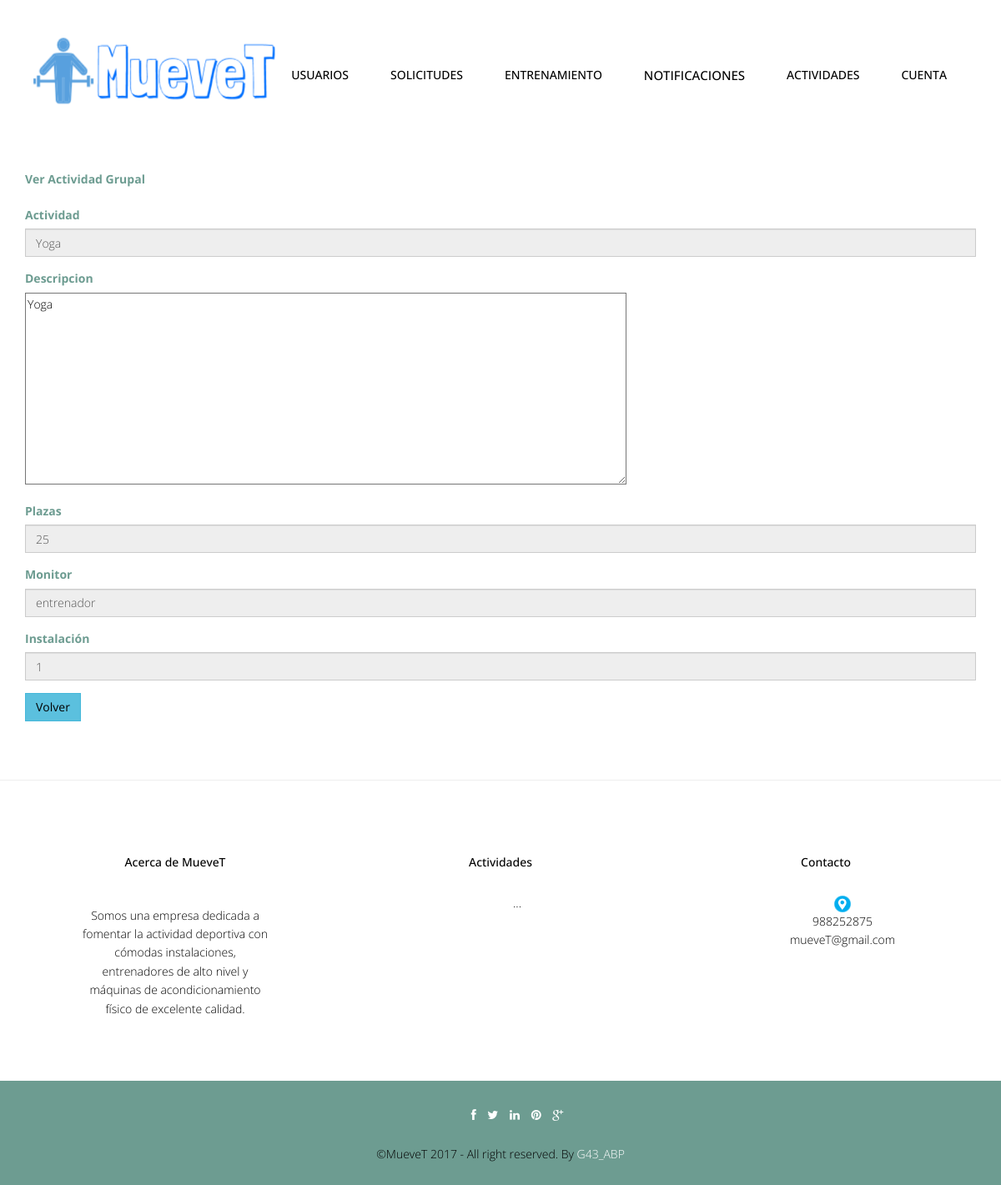
The app's page /abp/Controllers/ACTIVIDAD_GRUPAL_Controller.php?idActividadGrupal=1&accion=Ver (signed in), older data.
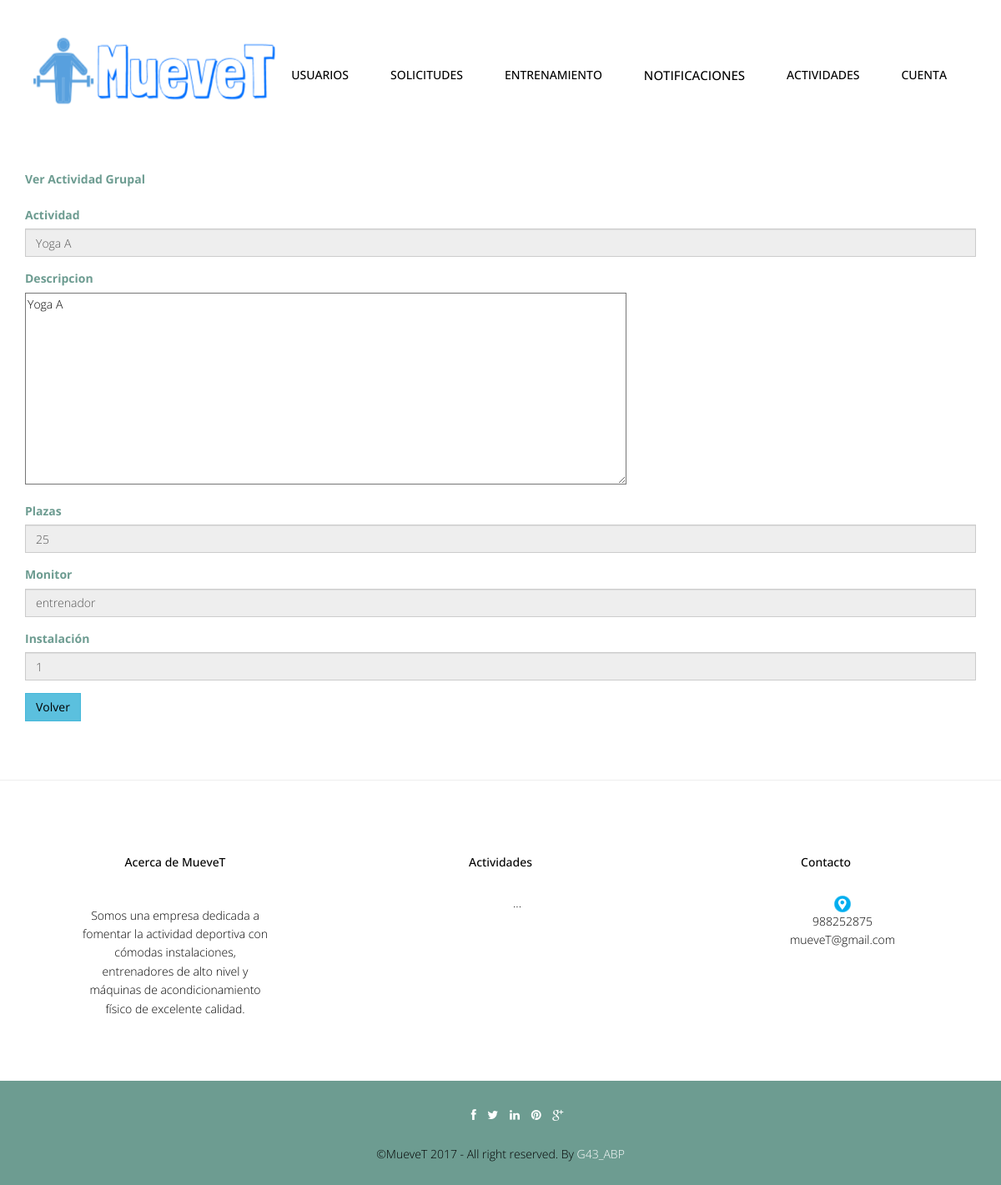
The same page, newer data.
### tables this page shows
CREATE TABLE IF NOT EXISTS `actividadgrupal` (
  `idActividadGrupal` int(10) NOT NULL,
  `nombreActividadGrupal` varchar(80) NOT NULL,
  `descripcionActividadGrupal` text,
  `numPlazasActividadGrupal` int(10) NOT NULL,
  `diaActividadGrupal` varchar(20) NOT NULL,
  `horaInicioActividadGrupal` time NOT NULL,
  `horaFinActividadGrupal` time NOT NULL,
  `fechaInicioActividadGrupal` date NOT NULL,
  `fechaFinActividadGrupal` date NOT NULL,
  `username` varchar(20) NOT NULL,
  `idInstalacion` int(10) NOT NULL
);

### abp/Models/ACTIVIDAD_GRUPAL_Model.php (called while the page is built, shortened)
<?php
include '../Functions/LibraryFunctions.php';
class ACTIVIDAD_GRUPAL_Model {
    var $idActividadGrupal;
    var $mysqli;
    function __construct($idActividadGrupal, $nombreActividadGrupal, $descripcionActividadGrupal, $numPlazasActividadGrupal, $diaActividadGrupal, $horaInicioActividadGrupal, $horaFinActividadGrupal, $fechaInicioActividadGrupal, $fechaFinActividadGrupal, $username, $idInstalacion) {
        $this->idActividadGrupal = $idActividadGrupal;
    }
    function ConectarBD() {
        $this->mysqli = new mysqli("localhost", "root", "", "muevet");
    }
    function RellenaDatos() {
        $sql = "SELECT * FROM actividadgrupal WHERE actividadgrupal.idActividadGrupal = '" . $this->idActividadGrupal . "'";
        if (!($resultado = $this->mysqli->query($sql))) {
            return 'Error en la consulta sobre la base de datos';
        } else {
            $result = $resultado->fetch_array();
            return $result;
        }
    }
}
?>

### abp/Views/ACTIVIDAD_GRUPAL_SHOW_Vista.php (the view, shortened to what this page needs)
<?php
class ACTIVIDAD_GRUPAL_VerDetalle {
    private $valores;
    private $volver;
    function __construct($valores, $volver) {
		$this->valores = $valores;
		$this->volver = $volver;
        $this->render();
    }
    function render() {
        ?>
        <div class="container" >
            <form  id="form" name="form" action='<?php $this->volver; ?>'  method='post'   enctype="multipart/form-data">
                <div class="form-group" >
                    <label class="control-label" ><?php echo $strings['Ver Actividad Grupal']; ?></label><br>
                </div>
                <div class="form-group">
                    <label class="control-label" ><?php echo $strings['nombreActividadGrupal']; ?></label><br>
                    <input class="form-control" id="nombreActividadGrupal" name="nombreActividadGrupal" size="40" type="text" readonly="true" value="<?php echo $this->valores['nombreActividadGrupal']; ?>">
                </div>
                <div class="form-group">
                    <label class="control-label" ><?php echo $strings['descripcionActividadGrupal']; ?></label><br>
                    <textarea name="descripcionActividadGrupal" rows="10" cols="100" readonly="true"><?php echo $this->valores['nombreActividadGrupal']; ?></textarea>
                </div>
                <div class="form-group">
                    <label class="control-label" ><?php echo $strings['numPlazasActividadGrupal']; ?></label><br>
                    <input class="form-control" id="numPlazasActividadGrupal" name="numPlazasActividadGrupal" size="10" type="int" readonly="true" value="<?php echo $this->valores['numPlazasActividadGrupal']; ?>">
                </div>
                <div class="form-group">
                    <label class="control-label" ><?php echo $strings['username']; ?></label><br>
                    <input class="form-control" id="username" name="username" size="25" type="text" readonly="true" value="<?php echo $this->valores['username']; ?>">
                </div>
                <div class="form-group">
                    <label class="control-label" ><?php echo $strings['idInstalacion']; ?></label><br>
                    <input class="form-control" id="idInstalacion" name="idInstalacion" size="10" type="int" readonly="true" value="<?php echo $this->valores['idInstalacion']; ?>">
                </div>
				<button type="button" class="btn btn-info"><a href='ACTIVIDAD_GRUPAL_Controller.php'>Volver</a></button>
            </form>
        </div>
        <?php
        include '../Views/footer.php';
    }
}
?>

### abp/Views/header.php (shortened to what this page needs)
<!DOCTYPE html>
<html lang="en">
    <head>
        <link href="../css/bootstrap.min.css" rel="stylesheet">
        <link href="../css/responsive-slider.css" rel="stylesheet">
        <link rel="stylesheet" href="../css/animate.css">
        <link rel="stylesheet" href="../css/font-awesome.min.css">
        <link href="../css/style.css" rel="stylesheet">
    </head>
    <body>
        <header>
            <div class="container">
                <div class="row">
                    <nav class="navbar navbar-default" role="navigation">
                        <div class="container-fluid">
                            <div class="navbar-header">
                                <div class="navbar-brand">
                                    <br><a href="../index.php"><img src="../img/logo.png" width="290" height="80"></a>
                                </div>
                            </div>
                            <div class="menu">
                                <ul class="nav nav-tabs" role="tablist">
                                    <?php
                                    showNavbar();
                                    ?>
                                </ul>
                            </div>
                        </div>
                    </nav>
                </div>
            </div>
        </header>

### abp/Functions/LibraryFunctions.php (shortened to what this page needs)
<?php
function ConsultarTipoUsuarioLogin() {
    $mysqli = new mysqli("localhost", "root", "", "muevet");
    $sql = "SELECT tipoUsuario FROM USUARIO WHERE USUARIO.userName='" . $_SESSION['login'] . "'";
    $result = $mysqli->query($sql)->fetch_array();
    return $result['tipoUsuario'];
}
function añadirFuncionalidades($NOM) {
    $mysqli = new mysqli("localhost", "root", "", "muevet");
    $rol = "SELECT tipoUsuario FROM USUARIO  WHERE userName='" . $NOM['login'] . "'";
    $sql = "SELECT DISTINCT categoriaFuncionalidad FROM FUNCIONALIDAD, FUNCIONALIDAD_ROL WHERE FUNCIONALIDAD_ROL.idFuncionalidad = FUNCIONALIDAD.idFuncionalidad AND FUNCIONALIDAD_ROL.idRol=(" . $rol . ")";
    if (!($resultado = $mysqli->query($sql))) {
        echo 'Error en la consulta sobre la base de datos';
    } else {
        while ($fila = $resultado->fetch_array()) {
            $funcionalidad = $fila['categoriaFuncionalidad'];
            switch ($funcionalidad) {
                case "Gestion Entrenadores":
                    if (ConsultarTipoUsuarioLogin() != 3) {
                        ?>
                        <li class="nav-item dropdown">
                            <a class="nav-link dropdown-toggle" href="" id="navbarDropdownMenuLink" data-toggle="dropdown" aria-haspopup="true" aria-expanded="false" ><?php echo $strings['Gestión de Usuarios'] ?> </a>
                    </li>
                    <?php }
                    break;
                case "Gestion Actividad Grupal":
                    ?>
                    <li class="nav-item dropdown">
                        <a class="nav-link dropdown-toggle" href="" id="navbarDropdownMenuLink" data-toggle="dropdown" aria-haspopup="true" aria-expanded="false"><?php echo $strings['Gestión de Actividades'] ?> </a>
                    </li>
                    <?php
                    break;
                case "Gestion Ejercicios":
                    ?>
                    <li class="nav-item dropdown">
                        <a class="nav-link dropdown-toggle" href="" id="navbarDropdownMenuLink" data-toggle="dropdown" aria-haspopup="true" aria-expanded="false" ><?php echo $strings['Entrenamiento'] ?> </a>
                    </li>
                    <?php
                    break;
                case "Gestion Notificaciones":
                    ?><li><a style="font-size:15px;" href='../Controllers/NOTIFICACION_Controller.php'><?php echo $strings['Gestión de notificaciones']; ?></a></li> <?php
                    break;
                case "Gestion Inscripciones":
                    ?><li class="nav-item dropdown">
                        <a class="nav-link dropdown-toggle" href="" id="navbarDropdownMenuLink" data-toggle="dropdown" aria-haspopup="true" aria-expanded="false"><?php echo $strings['Gestión de Inscripciones'] ?> </a>
                    </li>
                    <?php
                    break;
                default:
                    break;
            }
        }
    }
}
function showNavbar() {
    if (!isset($_SESSION)) {
        echo '<br><br><li role="presentation" class="active"><a href="../Functions/Conectar.php" class="m1">Iniciar Sesion</a></li>';
        echo '<li role="presentation"><a href="" class="m1">Sobre Nosotros</a></li>';
        echo '<li role="presentation"><a href="" class="m1">Contacto</a></li>';
    } else {
        añadirFuncionalidades($_SESSION);
        ?>
        <li class="nav-item dropdown">
            <a class="nav-link dropdown-toggle" href="" id="navbarDropdownMenuLink" data-toggle="dropdown" aria-haspopup="true" aria-expanded="false">
        <?php echo $strings['Cuenta'] ?>
            </a>
        </li>
        <?php
    }
}
?>

### abp/Controllers/ACTIVIDAD_GRUPAL_Controller.php (shortened to what this page needs)
<?php
include '../Models/ACTIVIDAD_GRUPAL_Model.php';
include '../Views/header.php';
Switch ($_REQUEST['accion']) {
    case $strings['Ver']:
        if (isset($_REQUEST['idActividadGrupal'])) {
            $actividadGrupal = new ACTIVIDAD_GRUPAL_Model($_REQUEST['idActividadGrupal'], '', '', '', '', '','', '', '', '', '');
            $datos = $actividadGrupal->RellenaDatos();
            if (!tienePermisos('ACTIVIDAD_GRUPAL_VerDetalle')) {
                new Mensaje('No tienes los permisos necesarios', '../Views/DEFAULT_Vista.php');
            } else {
                new ACTIVIDAD_GRUPAL_VerDetalle($datos, '../Views/DEFAULT_Vista.php');
            }
        }
        break;
}
?>

### abp/Views/footer.php (shortened to what this page needs)
<hr>
	<footer>
		<div class="container">
			<div class="row">
				<div class="col-lg-4">
					<div class="widget">
						<h5 class="widgetheading">Acerca de MueveT</h5>
						<p>Somos una empresa dedicada a fomentar la actividad deportiva con cómodas instalaciones, entrenadores de alto nivel y máquinas de acondicionamiento físico de excelente calidad.</p>
					</div>
				</div>
				<div class="col-lg-4">
					<div class="widget">
						<h5 class="widgetheading">Actividades</h5>
						<ul class="link-list">
							<li><a href="#">...</a></li>
						</ul>
					</div>
				</div>
				<div class="col-lg-4">
					<div class="widget">
						<h5 class="widgetheading">Contacto</h5>
						<ul class="link-list">
                                                    <li><a target="_blank" href="https://www.google.es/maps/place/ESEI+-+Escola+Superior+de+Enxe%C3%B1er%C3%ADa+Inform%C3%A1tica/@42.3449233,-7.8554787,15z/data=!4m2!3m1!1s0x0:0xbb2380c0a6827554?sa=X&ved=0ahUKEwiKoO6ZjtLXAhUGXBQKHfQGBFYQ_BIIjQEwCw"><img src="../img/gps.png" width="20px" height="20px"></a></li>
							<li><a href="#">988252875</a></li>
							<li><a href="#">mueveT@gmail.com</a></li>
						</ul>
					</div>
				</div>
			</div>
		</div>
		<div class="sub-footer">
			<div class="container">
				<div class="row">
					<div class="col-lg-12">
						<ul class="social-network">
							<li><a href="#" data-placement="top" title="Facebook"><i class="fa fa-facebook fa-1x"></i></a></li>
							<li><a href="#" data-placement="top" title="Twitter"><i class="fa fa-twitter fa-1x"></i></a></li>
							<li><a href="#" data-placement="top" title="Linkedin"><i class="fa fa-linkedin fa-1x"></i></a></li>
							<li><a href="#" data-placement="top" title="Pinterest"><i class="fa fa-pinterest fa-1x"></i></a></li>
							<li><a href="#" data-placement="top" title="Google plus"><i class="fa fa-google-plus fa-1x"></i></a></li>
						</ul>
					</div>
					<div class="col-lg-12">
						<div class="copyright">
							<p>
								<span>&copy;MueveT 2017 - All right reserved. By </span><a href="" target="_blank">G43_ABP</a>
							</p>
						</div>
					</div>
				</div>
			</div>
		</div>
	</footer>
  </body>
</html>

### abp/css/style.css (style rules this page uses)
body { font-family:'Open Sans', Arial, sans-serif; font-size:14px; font-weight:300; line-height:1.6em; color:#000; background-color:#fff; }
hi,h2,h3,h4,h5,h6 { color:#000; line-height:1.1em; }
p { color:#000; }
.navbar-default { margin-top:-10px; background-color: #fff; border-radius:0; border:0; }
.container-fluid > .navbar-header { margin-right: 30px; margin-left: 10px; margin-top:20px; border-radius:0; }
.navbar-brand { float: left; height: 30px; padding: 15px 15px; font-size: 18px; line-height: 20px; }
.menu { font-size:14px; float:right; text-transform:uppercase; font-weight:500; }
.menu ul.nav-tabs li { color:#000; }
.nav-tabs { border-bottom: 0; }
.nav-tabs > li { float: left; margin-bottom: 0; }
.nav-tabs > li > a { margin-bottom:20px; margin-right: 20px; line-height: 1.42857143; border-bottom: 3px solid transparent; border-radius:0; color:#000; border-top:0; border-right:0; border-left:0; }
.blog h3,p { color:#000; padding:15px; }
form { margin-top:50px; margin-bottom:50px; }
label { color:#6D9C91; font-size:14px; }
.form-control { border-radius:0; }
.widget { margin-top:10px; padding:50px; text-align:center; }
.widget p,ul { margin-top:30px; }
.link-list ul,li,a { color:#000; list-style:none; }
.copyright { text-align:center; }
.copyright a { color:#fff; }
.sub-footer { background-color: #6D9C91; }
ul.social-network { list-style:none; margin-top:30px; text-align:center; }
ul.social-network li { display:inline; margin: 0 5px; color:#fff; }
ul.social-network li a { color:#fff; }

### abp/css/overwrite.css (style rules this page uses)
select, textarea, input[type="text"], input[type="password"], input[type="datetime"], input[type="datetime-local"], input[type="date"], input[type="month"], input[type="time"], input[type="week"], input[type="number"], input[type="email"], input[type="url"], input[type="search"], input[type="tel"], input[type="color"], .uneditable-input { -webkit-border-radius: 0; -moz-border-radius: 0; border-radius: 0; }
.btn { text-shadow: none; background-image:none; border-color: none; border-bottom-color: none; -webkit-box-shadow: none; -moz-box-shadow: none; box-shadow: none; }
.btn { outline:0; -webkit-border-radius: 0; -moz-border-radius: 0; border-radius: 0; }

Row changes from the older to the newer data that the page shows:
changed actividadgrupal "entrenador": nombreActividadGrupal "Yoga" → "Yoga A"; descripcionActividadGrupal "Yoga" → "Yoga A"
